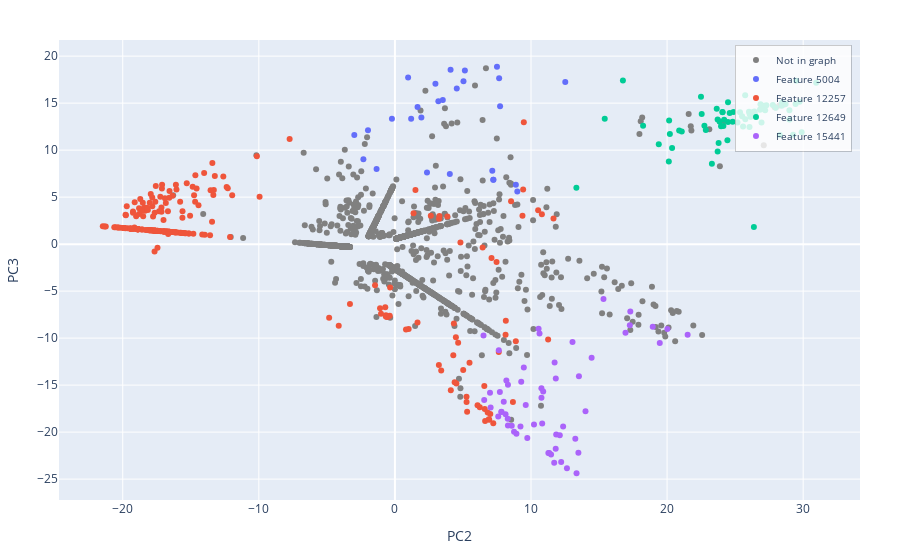

The notebook cell this image was saved under:
### Code cell
fig, color_map = plot_pca_2d(
    pca_df, results["all_max_feature_info"], fs_splitting_nodes
)
fig.show()

### Figure 1 — Plotly figure (JSON) as saved in the notebook; plotly's stock layout.template omitted (floating-point values rounded to 4 significant figures; data arrays with more than 128 entries replaced by an {"elided": "..."} marker saying what was removed)
{"data": [{"customdata": {"elided": "1823x3 mixed values"}, "hovertemplate": "Token: %{customdata[0]}<br>Context: %{customdata[1]}<br>Feature: %{customdata[2]}<br><extra></extra>", "marker": {"color": "grey"}, "mode": "markers", "name": "Not in graph", "type": "scatter", "x": {"elided": "1823 float values"}, "y": {"elided": "1823 float values"}}, {"customdata": [[" of", " portion. Sure, I have my favorites in each| of| these areas, call \"The Perfect Storm\" We", 5004], [" of", " gifts and prayers. We are so grateful for each| of| you!\n\nIn addition to that...we have", 5004], [" of", " metabolites, oxidative stress, and detoxification load. Each| of| these processes and substances can ultimately help doctors and patients", 5004], [" of", ", and a military thinker equal to Napoleon. Any| of| these achievements would have earned him a place in history", 5004], [" of", ", and a military thinker equal to Napoleon. Any| of| these achievements would have earned him a place in history", 5004], [" of", ", and a military thinker equal to Napoleon. Any| of| these achievements would have earned him a place in history", 5004], [" of", ", and a military thinker equal to Napoleon. Any| of| these achievements would have earned him a place in history", 5004], [" of", ", and a military thinker equal to Napoleon. Any| of| these achievements would have earned him a place in history", 5004], [" of", " constant during the course of the experiment. For each| of| the four datasets, the following experimental data are measured", 5004], [" of", " the derived stochastic screens becomes visible.\nWith each| of| the above patents and citations, and those mentioned below", 5004], [" of", " MSSA, displaying no bactericidal activity in any| of| the cases and showing regrowth after 24", 5004], [" of", " is usually installed to provide a limited solution to each| of| the above-mentioned questions. Non-limiting examples", 5004], [" of", "** to afford the Z-isomers of either| of| the starting 4-oxo-2-thio", 5004], [" of", "5 mmol) was added to a suspension of each| of| **E,Z-3a-c**", 5004], [" of", "**\n----------------------------------\n\nA suspension of each| of| **E,Z-3a-c**", 5004], [" of", " are only asked to determine which, if either,| of| the two insurance companies should undertake the defense of the", 5004], [" of", "\n\n3.  It is not assumed that any| of| the processes $(\\vartheta)$, $(\\varphi)$, or $(\\", 5004], [" of", " back to the community!\"\n\nHaving participated in each| of| these annual events, this was the third time I", 5004], [" of", " the entire radio when leaving the vehicle.\nEach| of| these prior art methods are either cumbersome or inconvenient to", 5004], [" of", ".\n\n              The jury found Upton guilty on each| of| the three counts:\n\nconspiracy to commit money laundering", 5004], ["of", " deadline – is materially different\n\nfrom    either   |of|   the    Supreme    Court's   examples", 5004], [" of", " define 'high risk of bias' based on each| of| three criteria, namely inadequate concealment of intervention allocation,", 5004], [" of", " than just differentiable). Let us point out that any| of| the two previous hypotheses implies that the dynamic of the", 5004], [" of", " for one point $(s,t)$ of each| of| these three sets.\\\nWe prove the result only", 5004], [" of", " further subdivided into 11 subdomains. Each| of| the 11 subdomains contain specific residues and", 5004], [" of", " he did not know the present market value of either| of| these items.\nFurther testimony adduced by the People", 5004], [" of", " your business. Always remember to set KPIs for each| of| the goals to assess what is working and what’", 5004]], "hovertemplate": "Token: %{customdata[0]}<br>Context: %{customdata[1]}<br>Feature: %{customdata[2]}<br><extra></extra>", "marker": {"color": "#636EFA"}, "mode": "markers", "name": "Feature 5004", "type": "scatter", "x": [7.659, 12.52, 5.14, 7.238, 7.228, 7.156, 8.994, 8.888, 0.9693, 7.5, 4.034, 3.193, -2.985, 1.663, 1.193, -1.347, 2.357, 3.519, 5.039, 1.945, -1.98, 4.547, -2.316, 2.977, 4.091, -0.2193, 7.728], "y": [17.66, 17.25, 18.47, 6.861, 6.852, 7.819, 5.593, 6.312, 17.72, 18.87, 7.466, 15.19, 11.6, 14.58, 13.34, 7.999, 7.628, 15.34, 17.33, 13.47, 12.11, 16.55, 9.034, 17.05, 18.56, 13.33, 14.66]}, {"customdata": {"elided": "237x3 mixed values"}, "hovertemplate": "Token: %{customdata[0]}<br>Context: %{customdata[1]}<br>Feature: %{customdata[2]}<br><extra></extra>", "marker": {"color": "#EF553B"}, "mode": "markers", "name": "Feature 12257", "type": "scatter", "x": {"elided": "237 float values"}, "y": {"elided": "237 float values"}}, {"customdata": {"elided": "70x3 mixed values"}, "hovertemplate": "Token: %{customdata[0]}<br>Context: %{customdata[1]}<br>Feature: %{customdata[2]}<br><extra></extra>", "marker": {"color": "#00CC96"}, "mode": "markers", "name": "Feature 12649", "type": "scatter", "x": [25.36, 20.13, 27.77, 26.02, 23.97, 26.1, 26.91, 26.15, 28.42, 25.75, 27.13, 24.48, 23.72, 26.41, 26.45, 20.15, 25.74, 20.21, 21.08, 22.74, 28.43, 27.99, 28.71, 23.72, 28.99, 26.06, 29.49, 23.86, 22.54, 22.49, 24.14, 18.24, 23.65, 28.46, 29.73, 26.06, 24.82, 24.07, 24.48, 25.51, 25.58, 30.96, 23.79, 23.29, 19.39, 20.89, 15.42, 16.75, 24.6, 24.88, 28.99, 27.3, 24.43, 29.26, 24.07, 28.28, 26.94, 24.19, 26.86, 25.17, 26.38, 26.82, 29.44, 22.85, 20.37, 29.89, 26.13, 27.21, 26.28, 13.34], "y": [14.03, 8.79, 14.8, 14.09, 12.54, 13.86, 14.38, 13.57, 14.91, 13.29, 14.73, 13.0, 9.866, 14.1, 13.88, 13.16, 15.84, 11.71, 11.98, 12.59, 14.71, 14.52, 14.91, 13.26, 13.25, 12.46, 17.38, 13.05, 13.84, 15.69, 12.57, 12.58, 14.39, 15.06, 15.15, 13.86, 13.03, 14.04, 15.09, 13.6, 12.51, 17.16, 10.75, 8.551, 10.63, 12.08, 13.34, 17.41, 13.96, 14.06, 14.24, 14.79, 11.06, 11.64, 14.06, 11.62, 12.94, 13.22, 14.89, 12.93, 1.833, 14.31, 14.9, 12.15, 10.22, 11.91, 13.56, 14.25, 14.03, 5.992]}, {"customdata": {"elided": "57x3 mixed values"}, "hovertemplate": "Token: %{customdata[0]}<br>Context: %{customdata[1]}<br>Feature: %{customdata[2]}<br><extra></extra>", "marker": {"color": "#AB63FA"}, "mode": "markers", "name": "Feature 15441", "type": "scatter", "x": [9.614, 10.63, 8.306, 14.01, 11.71, 10.56, 6.51, 17.26, 9.282, 7.634, 11.82, 15.33, 11.28, 14.46, 11.85, 6.988, 7.998, 16.94, 10.77, 12.12, 12.36, 7.83, 13.05, 11.82, 12.64, 11.34, 11.48, 20.02, 21.51, 13.52, 7.823, 13.26, 8.305, 9.227, 7.593, 10.22, 8.93, 18.95, 9.473, 17.3, 10.77, 6.562, 7.712, 13.48, 7.034, 11.73, 13.35, 8.191, 10.9, 8.29, 12.22, 19.46, 8.585, 8.755, 10.82, 9.728, 8.129], "y": [-17.13, -9.505, -14.97, -17.78, -23.26, -9.016, -9.725, -8.618, -14.65, -11.29, -21.78, -5.845, -22.23, -12.1, -20.24, -15.81, -16.77, -9.427, -16.33, -20.32, -19.39, -17.83, -10.41, -14.29, -23.83, -22.22, -22.39, -9.037, -9.638, -14.05, -17.86, -20.71, -19.29, -19.41, -18.35, -19.19, -20.18, -8.783, -13.14, -7.175, -15.33, -16.58, -15.73, -22.2, -17.38, -12.58, -24.38, -14.52, -15.69, -18.57, -23.17, -10.53, -19.32, -19.96, -19.1, -20.63, -18.11]}], "layout": {"autosize": true, "hoverdistance": 5, "hovermode": "closest", "legend": {"bgcolor": "rgba(255, 255, 255, 0.8)", "bordercolor": "rgba(0,0,0,0.2)", "borderwidth": 1, "font": {"size": 10}, "x": 0.99, "xanchor": "right", "y": 0.99, "yanchor": "top"}, "margin": {"b": 60, "l": 40, "r": 40, "t": 40}, "xaxis": {"title": {"text": "PC2"}}, "yaxis": {"title": {"text": "PC3"}}}}
